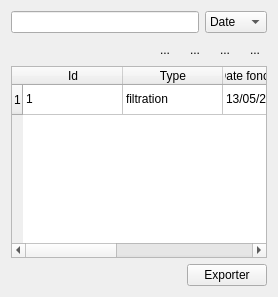
          <widget class="QWidget" name="consulterpersonnel_3">
           <layout class="QVBoxLayout" name="consulterLayout_5">
            <item>
             <layout class="QHBoxLayout" name="horizontalLayout_14">
              <item>
               <widget class="QLineEdit" name="recherchemachine"/>
              </item>
              <item>
               <widget class="QComboBox" name="datmachinne">
                <item>
                 <property name="text">
                  <string>Date</string>
                 </property>
                </item>
                <item>
                 <property name="text">
                  <string>Nom</string>
                 </property>
                </item>
                <item>
                 <property name="text">
                  <string>Statut</string>
                 </property>
                </item>
               </widget>
              </item>
             </layout>
            </item>
            <item>
             <layout class="QHBoxLayout" name="horizontalLayout_15">
              <item>
               <spacer name="horizontalSpacer_9">
                <property name="orientation">
                 <enum>Qt::Orientation::Horizontal</enum>
                </property>
                <property name="sizeHint" stdset="0">
                 <size>
                  <width>40</width>
                  <height>20</height>
                 </size>
                </property>
               </spacer>
              </item>
              <item>
               <widget class="QToolButton" name="filtrer">
                <property name="text">
                 <string>...</string>
                </property>
                <property name="icon">
                 <iconset resource="img.qrc">
                  <normaloff>:/img/refresh.svg</normaloff>:/img/refresh.svg</iconset>
                </property>
                <property name="autoRaise">
                 <bool>true</bool>
                </property>
               </widget>
              </item>
              <item>
               <widget class="QToolButton" name="modifiermachine">
                <property name="text">
                 <string>...</string>
                </property>
                <property name="icon">
                 <iconset resource="img.qrc">
                  <normaloff>:/img/filter.svg</normaloff>:/img/filter.svg</iconset>
                </property>
                <property name="autoRaise">
                 <bool>true</bool>
                </property>
               </widget>
              </item>
              <item>
               <widget class="QToolButton" name="exportmachine">
                <property name="text">
                 <string>...</string>
                </property>
                <property name="icon">
                 <iconset resource="img.qrc">
                  <normaloff>:/img/export.svg</normaloff>:/img/export.svg</iconset>
                </property>
                <property name="autoRaise">
                 <bool>true</bool>
                </property>
               </widget>
              </item>
              <item>
               <widget class="QToolButton" name="rechrchemahine">
                <property name="text">
                 <string>...</string>
                </property>
                <property name="icon">
                 <iconset resource="img.qrc">
                  <normaloff>:/img/search.svg</normaloff>:/img/search.svg</iconset>
                </property>
                <property name="autoRaise">
                 <bool>true</bool>
                </property>
               </widget>
              </item>
             </layout>
            </item>
            <item>
             <widget class="QTableWidget" name="tablemachine">
              <row/>
              <column>
               <property name="text">
                <string>Id</string>
               </property>
              </column>
              <column>
               <property name="text">
                <string>Type</string>
               </property>
              </column>
              <column>
               <property name="text">
                <string>Date fonctionnement</string>
               </property>
              </column>
              <column>
               <property name="text">
                <string>Nom</string>
               </property>
              </column>
              <column>
               <property name="text">
                <string>Statut</string>
               </property>
              </column>
              <item row="0" column="0">
               <property name="text">
                <string>1</string>
               </property>
              </item>
              <item row="0" column="1">
               <property name="text">
                <string>filtration</string>
               </property>
              </item>
              <item row="0" column="2">
               <property name="text">
                <string>13/05/2020</string>
               </property>
              </item>
              <item row="0" column="3">
               <property name="text">
                <string>machinefiltration</string>
               </property>
              </item>
              <item row="0" column="4">
               <property name="text">
                <string>Actvie</string>
               </property>
               <property name="icon">
                <iconset theme="QIcon::ThemeIcon::ContactNew"/>
               </property>
              </item>
             </widget>
            </item>
            <item>
             <layout class="QHBoxLayout" name="exportRow_4">
              <item>
               <spacer name="horizontalSpacer_export_5">
                <property name="orientation">
                 <enum>Qt::Orientation::Horizontal</enum>
                </property>
                <property name="sizeHint" stdset="0">
                 <size>
                  <width>40</width>
                  <height>20</height>
                 </size>
                </property>
               </spacer>
              </item>
              <item>
               <widget class="QPushButton" name="exportermachinne">
                <property name="text">
                 <string>Exporter</string>
                </property>
                <property name="icon">
                 <iconset resource="img.qrc">
                  <normaloff>:/img/export.svg</normaloff>:/img/export.svg</iconset>
                </property>
                <property name="iconSize">
                 <size>
                  <width>18</width>
                  <height>18</height>
                 </size>
                </property>
               </widget>
              </item>
             </layout>
            </item>
           </layout>
          </widget>
